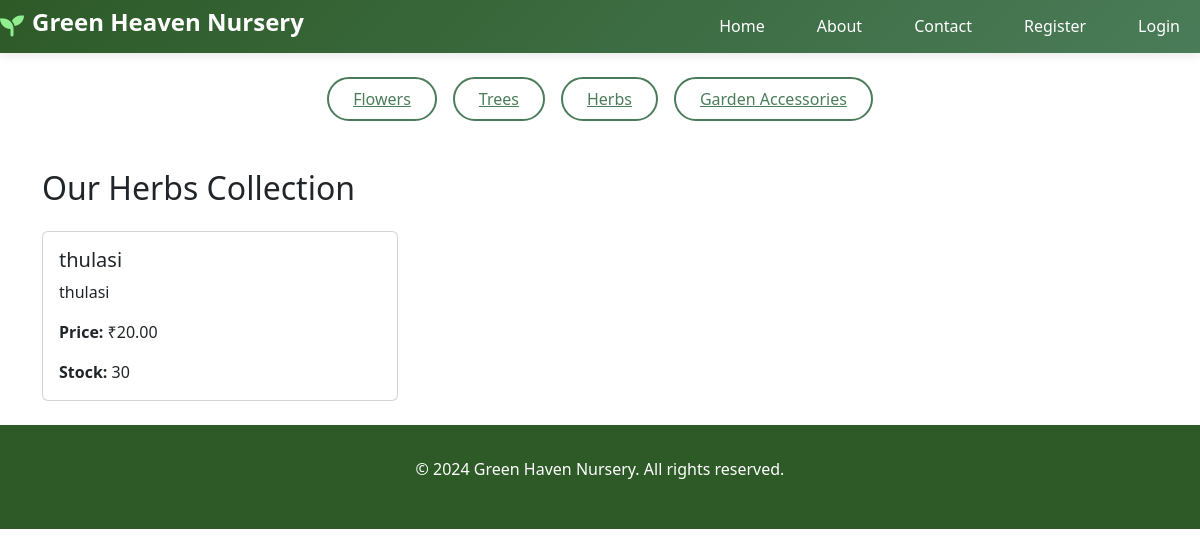
/herbs/, run on the app's committed database.
### plants/models.py (models this page shows, shortened)
class Product(models.Model):
    category = models.ForeignKey(Category, on_delete=models.CASCADE, related_name='products')
    name = models.CharField(max_length=150)
    description = models.TextField()
    price = models.DecimalField(max_digits=8, decimal_places=2)
    stock = models.PositiveIntegerField(default=0)
    image = models.ImageField(upload_to='product_images/', blank=True, null=True)
    created_at = models.DateTimeField(auto_now_add=True)

### plants/views.py (the view)
# urls.py: path('herbs/', views.herbs_view, name='herbs'),
def herbs_view(request):
    try:
        herbs_category = Category.objects.get(name__iexact="herbs")
        herbs_products = Product.objects.filter(category=herbs_category)
    except Category.DoesNotExist:
        herbs_products = []
    return render(request, 'herbs.html', {'products': herbs_products})

### templates/herbs.html (shortened to what this page needs)
{% extends 'base.html' %}
{% block content %}
<div class="container mt-4">
     <div class="filter-buttons">
        <a href="/flowers" class="filter-btn">Flowers</a>
        <a href="/trees" class="filter-btn">Trees</a>
        <a href="/herbs" class="filter-btn">Herbs</a>
        <a href="/accessories" class="filter-btn">Garden Accessories</a>
    </div>
    <h2 class="mb-4"> Our Herbs Collection </h2>
    <div class="row">
        {% for product in products %}
            <div class="col-md-4 mb-4">
                <div class="card h-100">
                    <div class="card-body">
                        <h5 class="card-title">{{ product.name }}</h5>
                        <p class="card-text">{{ product.description }}</p>
                        <p class="card-text"><strong>Price:</strong> ₹{{ product.price }}</p>
                        <p class="card-text"><strong>Stock:</strong> {{ product.stock }}</p>
                    </div>
                </div>
            </div>
        {% empty %}
            <p>No Herbs products found.</p>
        {% endfor %}
    </div>
</div>
{% endblock %}

### static/css/style.css (style rules this page uses)
* { margin: 0; padding: 0; box-sizing: border-box; }
body { font-family: 'Arial', sans-serif; line-height: 1.6; color: #333; background-color: #f8f9fa; }
.filter-buttons { display: flex; justify-content: center; gap: 1rem; margin-bottom: 3rem; flex-wrap: wrap; }
.filter-btn { background: white; border: 2px solid #4a7c59; color: #4a7c59; padding: 0.5rem 1.5rem; border-radius: 25px; cursor: pointer; transition: all 0.3s; font-weight: 500; }

### data on the page
Product: name "thulasi", description "thulasi", price "20.00", stock "30"
